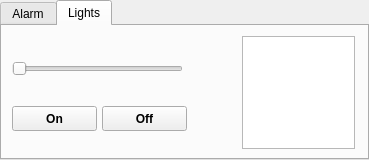
<?xml version="1.0" encoding="UTF-8"?>
<ui version="4.0">
 <class>SunriseWindow</class>
 <widget class="QTabWidget" name="SunriseWindow">
  <property name="geometry">
   <rect>
    <x>0</x>
    <y>0</y>
    <width>369</width>
    <height>160</height>
   </rect>
  </property>
  <property name="windowTitle">
   <string>TabWidget</string>
  </property>
  <property name="currentIndex">
   <number>1</number>
  </property>
  <widget class="QWidget" name="alarm">
   <attribute name="title">
    <string>Alarm</string>
   </attribute>
   <widget class="QLCDNumber" name="alarm_display">
    <property name="geometry">
     <rect>
      <x>10</x>
      <y>10</y>
      <width>221</width>
      <height>101</height>
     </rect>
    </property>
   </widget>
   <widget class="QPushButton" name="alarm_start_button">
    <property name="geometry">
     <rect>
      <x>250</x>
      <y>10</y>
      <width>101</width>
      <height>41</height>
     </rect>
    </property>
    <property name="font">
     <font>
      <pointsize>25</pointsize>
      <weight>75</weight>
      <bold>true</bold>
     </font>
    </property>
    <property name="text">
     <string>Start</string>
    </property>
   </widget>
   <widget class="QPushButton" name="alarm_stop_button">
    <property name="geometry">
     <rect>
      <x>250</x>
      <y>70</y>
      <width>101</width>
      <height>41</height>
     </rect>
    </property>
    <property name="font">
     <font>
      <pointsize>25</pointsize>
      <weight>75</weight>
      <bold>true</bold>
     </font>
    </property>
    <property name="text">
     <string>Set</string>
    </property>
   </widget>
  </widget>
  <widget class="QWidget" name="lights">
   <attribute name="title">
    <string>Lights</string>
   </attribute>
   <widget class="QSlider" name="lights_brightness_slider">
    <property name="geometry">
     <rect>
      <x>10</x>
      <y>30</y>
      <width>171</width>
      <height>26</height>
     </rect>
    </property>
    <property name="minimum">
     <number>1</number>
    </property>
    <property name="maximum">
     <number>100</number>
    </property>
    <property name="orientation">
     <enum>Qt::Horizontal</enum>
    </property>
   </widget>
   <widget class="QPushButton" name="lights_on_button">
    <property name="geometry">
     <rect>
      <x>10</x>
      <y>80</y>
      <width>85</width>
      <height>25</height>
     </rect>
    </property>
    <property name="font">
     <font>
      <weight>75</weight>
      <bold>true</bold>
     </font>
    </property>
    <property name="text">
     <string>On</string>
    </property>
   </widget>
   <widget class="QPushButton" name="lights_off_button">
    <property name="geometry">
     <rect>
      <x>100</x>
      <y>80</y>
      <width>85</width>
      <height>25</height>
     </rect>
    </property>
    <property name="font">
     <font>
      <weight>75</weight>
      <bold>true</bold>
     </font>
    </property>
    <property name="text">
     <string>Off</string>
    </property>
   </widget>
   <widget class="QGraphicsView" name="lights_color_palette">
    <property name="geometry">
     <rect>
      <x>240</x>
      <y>10</y>
      <width>113</width>
      <height>113</height>
     </rect>
    </property>
   </widget>
  </widget>
 </widget>
 <resources/>
 <connections/>
</ui>
